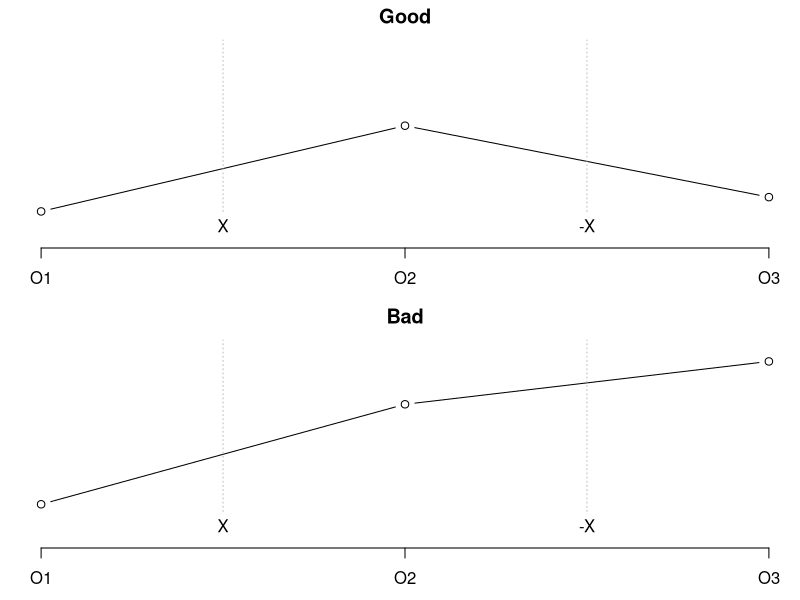

This figure's R source:
## ---- chunk 1
cat("NR E: O1 X O2 -X O3")
## ---- chunk 2
x <- 1:3
y1 <- c(1.1, 2.3, 1.3)
y2 <- c(1.2, 2.6, 3.2)
par(mar=c(2.6, 0.6, 1.6, 0.1), mfrow=c(2, 1))
plot(x, y1, axes=FALSE, type="b", ylim=c(0.7, 3.5))
text(1.5, 0.9, "X")
segments(1.5, 1.1, 1.5, 3.5, lty="dotted", col="gray")
text(2.5, 0.9, "-X")
segments(2.5, 1.1, 2.5, 3.5, lty="dotted", col="gray")
axis(side=1, at=x, labels=paste0("O", x))
title("Good")
plot(x, y2, axes=FALSE, type="b", ylim=c(0.7, 3.5))
text(1.5, 0.9, "X")
segments(1.5, 1.1, 1.5, 3.5, lty="dotted", col="gray")
text(2.5, 0.9, "-X")
segments(2.5, 1.1, 2.5, 3.5, lty="dotted", col="gray")
axis(side=1, at=x, labels=paste0("O", x))
title("Bad")
